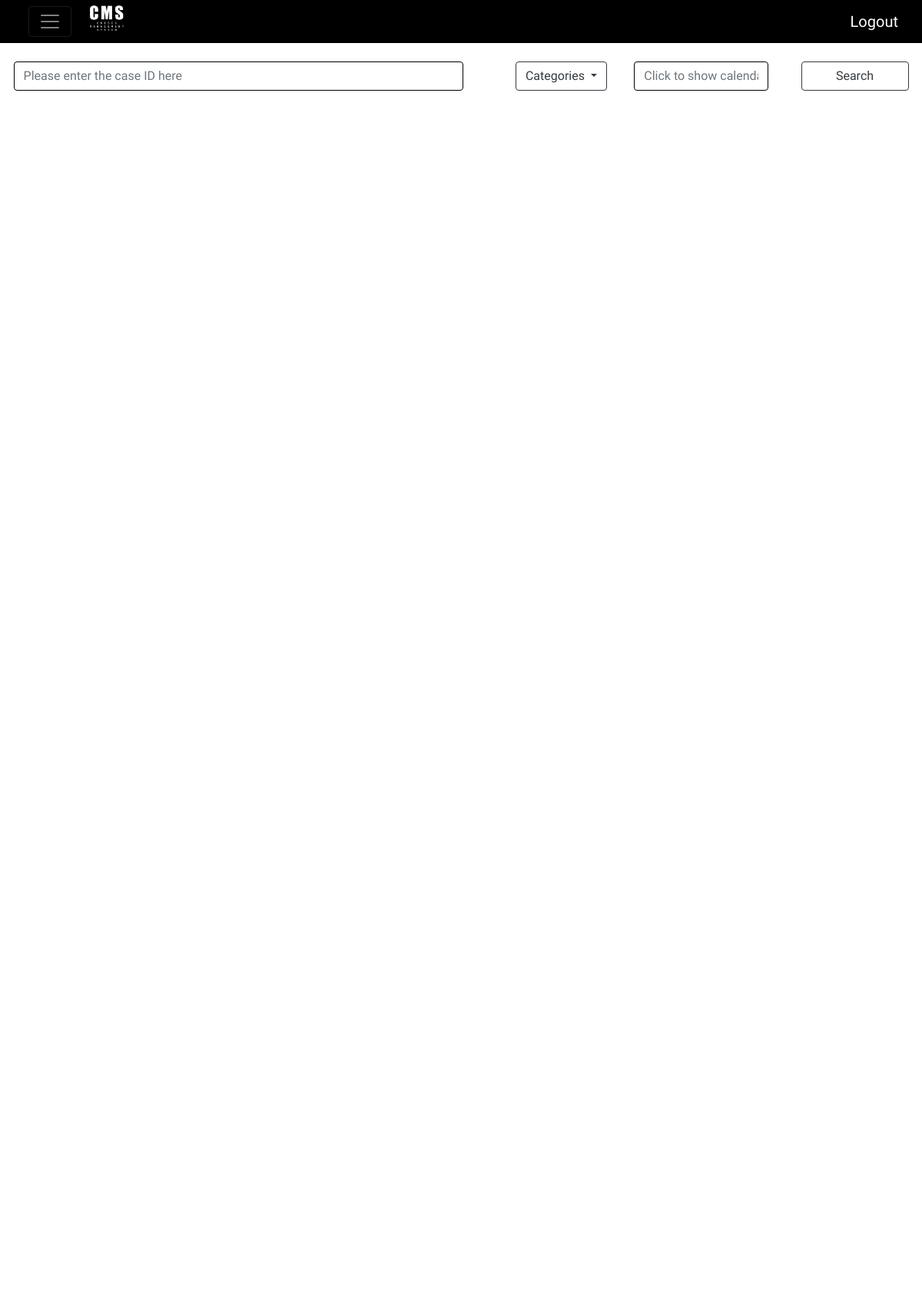
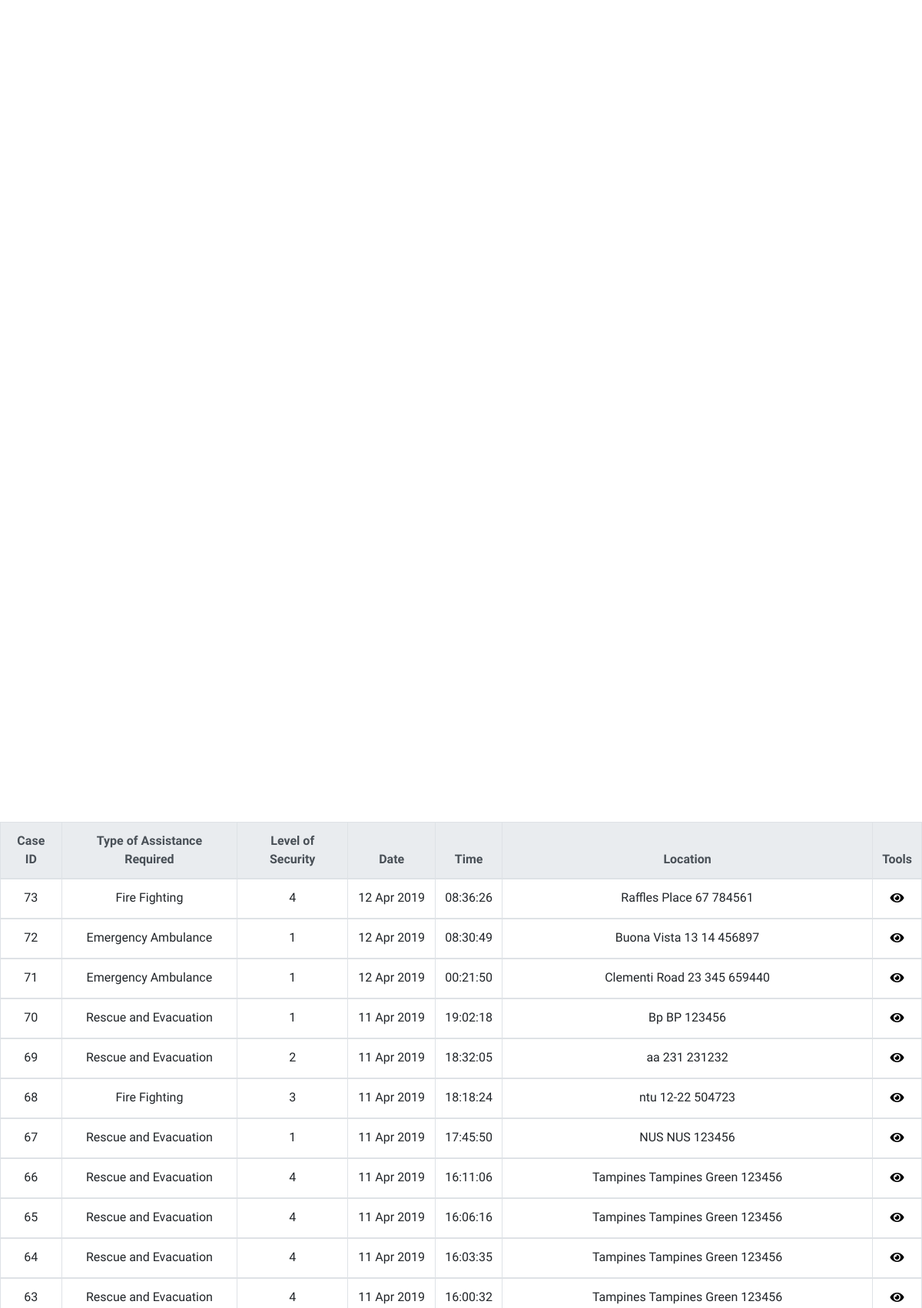
The app's page /cms/closed/ (signed in, upper part) with its own data (2 pictures, top to bottom).
### cms/models.py (models this page shows)
class Incident(models.Model):
	Fire = 'FIR'
	Haze = 'HAZ'
	Bird = 'BIR'
	Tsunami = 'TSU'
	Aftershock = 'AFT'
	Terrorist = 'TER'
	INCIDENT_TYPE_CHOICES = (
		(Fire,'Fire outbreak'),
		(Haze, 'Haze'),
		(Bird, 'Bird flu outbreak'),
		(Tsunami, 'Tsunami'),
		(Aftershock, 'Earthquake Aftershock'),
		(Terrorist, 'Terrorist Activity')
	)
	id = models.AutoField(primary_key=True)
	submitter = models.ForeignKey(
		User,
		on_delete=models.CASCADE,
		null=True)
	caller = models.CharField(
		max_length=50,
		default='Anonymous')
	message = models.CharField(
		max_length=100,
		default='All is good')
	mobile_number = models.CharField(
		max_length = 15,
		default = '0000 0000')
	incident_type = models.CharField(
		max_length=3,
		choices=INCIDENT_TYPE_CHOICES,
		)
	incident_date = models.DateTimeField('date incident happens',
											auto_now_add=True)
	assistance_type = models.ForeignKey(
		Assistance,
		on_delete=models.CASCADE)
	severity = models.IntegerField(default=1,
		choices=(
			(1,'1'),
			(2,'2'),
			(3,'3'),
			(4,'4'),
			(5,'5'),
			))
	location = models.TextField(default ='Singapore')
	is_closed = models.BooleanField(default=False)
	incident_closed_date = models.DateTimeField(null=True)
	lat = models.FloatField(null=True)
	long = models.FloatField(null=True)
	class Meta:
		ordering = ["-incident_date"]

class Assistance(models.Model):
	number = models.CharField(
		max_length=8)
	name = models.CharField(
		max_length=50)
	def __str__(self):
		return self.name

### cms/views.py (the view)
# urls.py: path('closed/',views.ClosedIndexView.as_view(), name = "closed"),
class ClosedIndexView(LoginRequiredMixin, generic.ListView):
	model = Incident
	context_object_name = 'incident_list'
	template_name = 'cms/closedindex.html'
	conditions ={
		"severity": "severity",
		"date" : "incident_date__date"
	}
	def get_context_data(self, **kwargs):
		context = super().get_context_data(**kwargs)
		context['filter'] = IncidentFilter(self.request.GET,queryset=Incident.objects.filter(is_closed = True))
		return context

### cms/templates/cms/closedindex.html (shortened to what this page needs)
{% include "cms/nav bar.html" %}
{% block content %}
{% load tz %}
{% load static %}
{% load staticfiles %}
<html>
<head>
	<link rel="stylesheet" href="https://use.fontawesome.com/releases/v5.7.2/css/all.css">
	<link rel="stylesheet" href="http://code.jquery.com/ui/1.11.0/themes/smoothness/jquery-ui.css">
</head>
<body>
	<div class="container-fluid">
	<form id="filter" method="GET">
		<div class="row" style="margin-top: 2%;">
			<div class="col-md-6">
				<input type="text" class="form-control" placeholder="Please enter the case ID here" name="id" id="id_id" autocomplete="off" style="border:1px solid black;">
			</div>
			<div class="col-md-2 text-right">
				<div class="dropdown">
						<button class="btn btn-outline-dark dropdown-toggle" type="button" id="dropdownMenuButton" data-toggle="dropdown" aria-haspopup="true" aria-expanded="false">
							Categories
						</button>
				</div>
			</div>
			<div class="col-md-2 text-center" >
					<input type="text" name="incident_day" value="" class="datepicker form-control" id="id_incident_day" autocomplete="off" style="border:1px solid black" placeholder="Click to show calendar">
			</div>
			<div class="col-md-2 text-center">
					<button type="submit" class="btn btn-outline-dark" id="search">Search</button>
			</div>
		</div>
		<div id="assistance-menu">
			<div class="row">
				<div class="col-md-9">
				</div>
				<div class="col-md-3">
			</div>
			</div>
		</div>
		</form>
	{% if incident_list %}
		<table class = "table table-bordered table-hover" id="maintable">
			<thead class="thead-light">
				<tr>
					<th scope="col" onclick="sort(0)">Case ID</th>
					<th scope="col">Type of Assistance Required</th>
					<th scope="col" onclick="sort(2)">Level of Security</th>
					<th scope="col" onclick="sort(3)">Date</th>
					<th scope="col" onclick="sort(4)">Time</th>
					<th scope="col">Location</th>
					<th scope="col">Tools</th>
				</tr>
			</thead>
			{% for incident in filter.qs %}
			<tbody>
			<tr id = "rowid">
				<td>{{ incident.id }}</td>
				<td>{{ incident.assistance_type }}</td>
				<td>{{ incident.severity }}</td>
				{% timezone "Asia/Singapore" %}
				<td>{{ incident.incident_date|date:"d M Y" }}</td>
				<td>{{ incident.incident_date|date:"H:i:s"}}</td>
				{% endtimezone %}
				<td>{{incident.location}}</td>
				<td style="text-align: center;">
					<button class= "case-detail" btn data-id="{% url 'cms:case' incident.pk %}" ><i class="fas fa-eye"></i>
					</button>
				</td>
			</tr>
			{% empty %}
    			<script>
		    		document.getElementById("message").style.display = "block";
		    		document.getElementById("message").innerHTML = "No Incident found. Please choose a different category or value.";
		    	</script>
			{% endfor %}
			</tbody>
		</table>
	{% else %}
		<p>No incidents are available.</p>
	{% endif %}
	</div>
</body>
{% endblock %}
</html>

### cms/templates/cms/nav bar.html (style rules this page uses)
.container-fluid { font-family: 'Roboto Condensed', sans-serif; }
.container-fluid { padding: 0; }

### cms/templates/cms/closedindex.html (style rules this page uses)
table { position: absolute; top: 50%; text-align: center; }
input[type=text] { position: relative; left: 3%; }
#search { width: 80%; }
.case-detail { border: none; background: none; cursor: pointer; }
th { cursor: pointer; }

### records on screen
Incident: id "73", assistance_type "Fire Fighting", severity "4", incident_date "12 Apr 2019", incident_date "08:36:26", location "Raffles Place 67 784561"
Incident: id "72", assistance_type "Emergency Ambulance", severity "1", incident_date "12 Apr 2019", incident_date "08:30:49", location "Buona Vista 13 14 456897"
Incident: id "71", assistance_type "Emergency Ambulance", severity "1", incident_date "12 Apr 2019", incident_date "00:21:50", location "Clementi Road 23 345 659440"
Incident: id "70", assistance_type "Rescue and Evacuation", severity "1", incident_date "11 Apr 2019", incident_date "19:02:18", location "Bp BP 123456"
Incident: id "69", assistance_type "Rescue and Evacuation", severity "2", incident_date "11 Apr 2019", incident_date "18:32:05", location "aa 231 231232"
Incident: id "68", assistance_type "Fire Fighting", severity "3", incident_date "11 Apr 2019", incident_date "18:18:24", location "ntu 12-22 504723"
Incident: id "67", assistance_type "Rescue and Evacuation", severity "1", incident_date "11 Apr 2019", incident_date "17:45:50", location "NUS NUS 123456"
Incident: id "66", assistance_type "Rescue and Evacuation", severity "4", incident_date "11 Apr 2019", incident_date "16:11:06", location "Tampines Tampines Green 123456"
Incident: id "65", assistance_type "Rescue and Evacuation", severity "4", incident_date "11 Apr 2019", incident_date "16:06:16", location "Tampines Tampines Green 123456"
Incident: id "64", assistance_type "Rescue and Evacuation", severity "4", incident_date "11 Apr 2019", incident_date "16:03:35", location "Tampines Tampines Green 123456"
Incident: id "63", assistance_type "Rescue and Evacuation", severity "4", incident_date "11 Apr 2019", incident_date "16:00:32", location "Tampines Tampines Green 123456"
